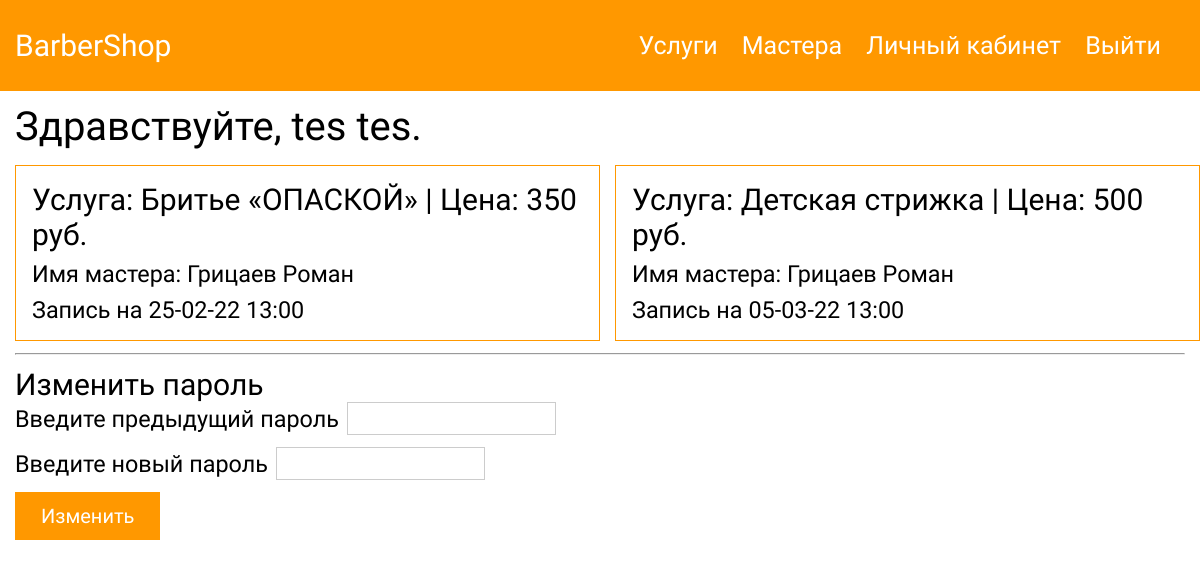
Screenshot of /php/pages/userCabinet.php (signed in) with the database file from the repository.
### tables this page shows
CREATE TABLE `users` (
  `id` int(11) NOT NULL,
  `name` varchar(256) NOT NULL,
  `surname` varchar(256) NOT NULL,
  `login` varchar(256) NOT NULL,
  `password` text NOT NULL,
  `email` varchar(256) NOT NULL,
  `role` text NOT NULL DEFAULT 'user'
);

CREATE TABLE `orders` (
  `id` int(11) NOT NULL,
  `master_id` int(11) NOT NULL,
  `service_id` int(11) NOT NULL,
  `date` text NOT NULL,
  `time` text NOT NULL,
  `user_id` int(11) NOT NULL,
  `confirmed` text NOT NULL DEFAULT 'false'
);

CREATE TABLE `service` (
  `id` int(11) NOT NULL,
  `title` varchar(256) NOT NULL,
  `description` text NOT NULL,
  `img` text NOT NULL,
  `price` int(11) NOT NULL
);

CREATE TABLE `barbers` (
  `id` int(11) NOT NULL,
  `name` varchar(256) NOT NULL,
  `expierence` varchar(256) NOT NULL,
  `barber_login` varchar(256) NOT NULL
);

### php/pages/userCabinet.php (the view, shortened to what this page needs)
<?php require_once('../scripts/db.php'); ?>
<?php require_once('../header.php'); ?>
<link rel="stylesheet" href="/css/global.css">
<link rel="stylesheet" href="/css/header.css">
<link rel="stylesheet" href="/css/card.css">
<link rel="stylesheet" href="/css/login.css">
<link rel="stylesheet" href="/css/personal_cabinet.css">
<div class="container">
    <h1 class="mt-12">Здравствуйте, <?php
                                    $sql = "SELECT `name`, `surname` FROM `users` WHERE `id` = :i";
                                    $query = $connect->prepare($sql);
                                    $query->execute(["i" => $_SESSION['id']]);
                                    $result = $query->fetch(PDO::FETCH_ASSOC);
                                    echo $result['name'] . ' ' . $result['surname'] . '.'
                                    ?></h1>
    <?php
    $sql = "SELECT b.id, b.name, s.title, s.price, o.date, o.time, o.confirmed FROM orders o INNER JOIN barbers b ON o.master_id = b.id INNER JOIN service s ON s.id = o.service_id WHERE o.user_id = :i";
    $query = $connect->prepare($sql);
    $query->execute(['i' => $_SESSION['id']]);
    $result = $query->fetchAll(PDO::FETCH_ASSOC);
    echo '<div class="card__container">';
    foreach ($result as $key => $value) {
        echo
        '
                <form class="card">
                    <input class="user" type="hidden" value="' . $_SESSION['id'] . '">
                    <h2>Услуга: ' . $result[$key]["title"] . ' | Цена: ' . $result[$key]["price"] . ' руб.</h2>
                    <h3 class="mt-8 master" value="' . $result[$key]["id"] . '">Имя мастера: ' . $result[$key]["name"] . '</h3 >
                    <h3 class="mt-8 date" value="' . $result[$key]["date"] . '">Запись на ' . $result[$key]["date"] . ' ' . '<span class="time" value="' . $result[$key]["time"] . '">' . $result[$key]["time"] . '</span></h3>';
        echo '</form>
            ';
    }
    echo '</div>';
    ?>
</div>
<div class="container">
    <hr class="mt-12">
    <h2 class="mt-12">Изменить пароль</h2>
    <form id="changePassForm" class="mt-18">
        <div class="flex ai-center">
            <h3 class="mr-8">Введите предыдущий пароль</h3>
            <input class="form__input" type="password" id="last_pass">
        </div>
        <div class="flex ai-center mt-12">
            <h3 class="mr-8">Введите новый пароль</h3>
            <input class="form__input" type="password" id="new_pass">
        </div>
        <button type="submit" class="btn-reset btn-primary">Изменить</button>
    </form>
</div>

### css/global.css (style rules this page uses)
* { margin: 0; padding: 0; font-family: "Roboto", sans-serif; }
.container { max-width: 1410px; padding: 0px 15px; margin: 0 auto; }
.flex { display: flex; }
.ai-center { align-items: center; }
.mt-12 { margin-top: 12px; }
.mt-8 { margin-top: 8px; }
.mr-8 { margin-right: 8px; }
.btn-reset { padding: 12px 26px; cursor: pointer; outline: none; border: none; font-size: 2rem; }
.btn-primary { margin-top: 12px; background-color: var(--main-color); color: white; }

### css/card.css (style rules this page uses)
.card__container { padding-top: 15px; display: grid; grid-template-columns: 50% 50%; gap: 15px; }
.card { padding: 16px; border: 1px solid var(--main-color); display: flex; flex-direction: column; justify-content: space-between; }

### css/login.css (style rules this page uses)
.form__input { padding: 8px; border: 1px solid #ccc; }

### rows the page displays
users: name "tes", surname "tes"
orders: service.title "Бритье «ОПАСКОЙ»", service.price "350", master.name "Грицаев Роман", date "25-02-22", time "13:00"
orders: service.title "Детская стрижка", service.price "500", master.name "Грицаев Роман", date "05-03-22", time "13:00"
